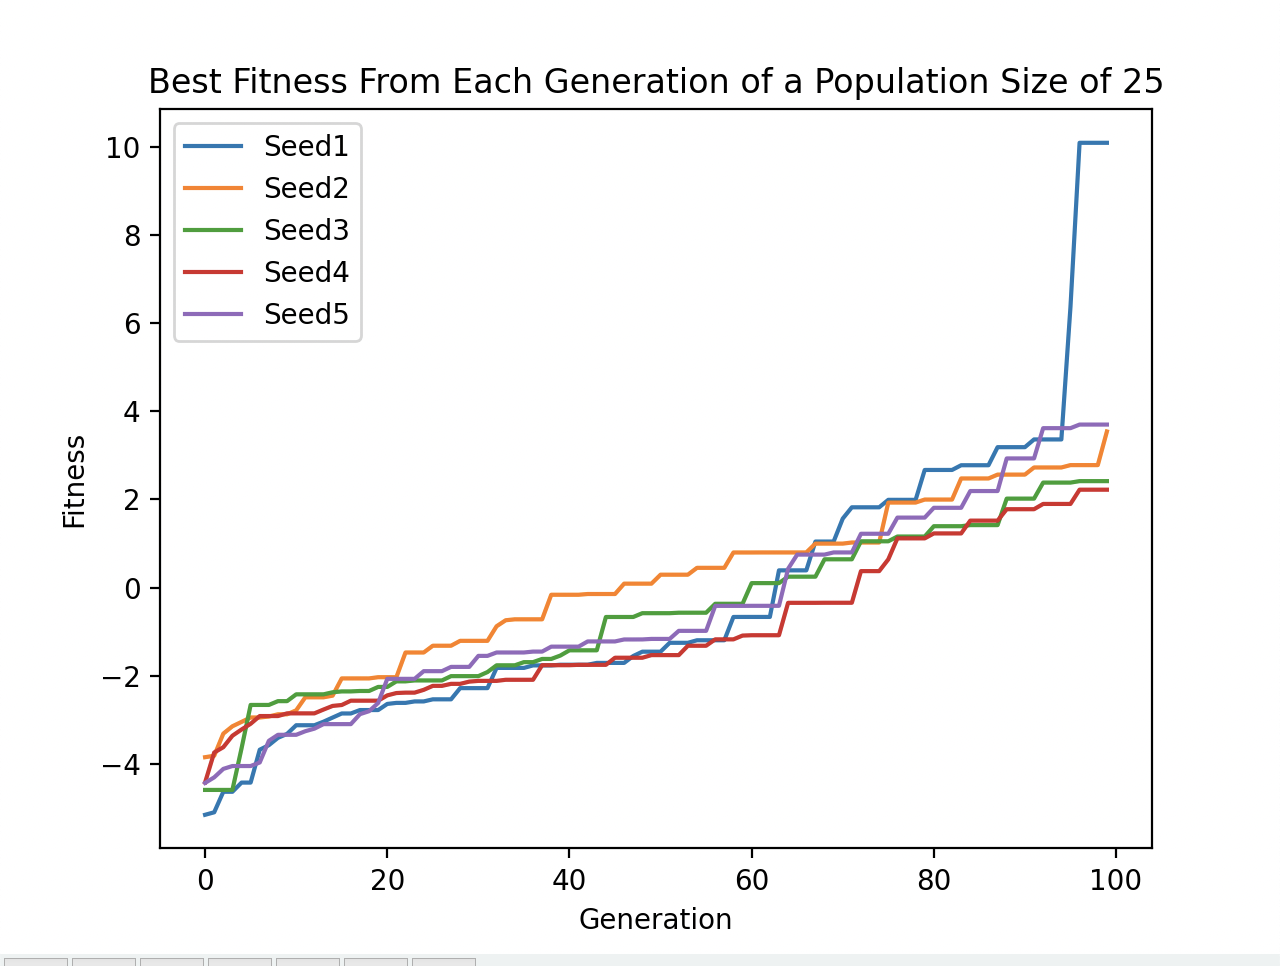

Source code (Python):
import numpy
import matplotlib.pyplot as plt

data1 = numpy.load("fitness-scores1.npy")
data1 = data1 * -1

data2= numpy.load("fitness-scores2.npy")
data2 = data2 * -1

data3 = numpy.load("fitness-scores3.npy")
data3 = data3 * -1

data4 = numpy.load("fitness-scores4.npy")
data4 = data4 * -1

data5 = numpy.load("fitness-scores5.npy")
data5 = data5 * -1



plt.plot(data1, label="Seed1")
plt.plot(data2, label="Seed2")
plt.plot(data3, label="Seed3")
plt.plot(data4, label="Seed4")
plt.plot(data5, label="Seed5")

plt.xlabel("Generation")
plt.ylabel("Fitness")
plt.title("Best Fitness From Each Generation of a Population Size of 25")
plt.legend()
plt.show()
